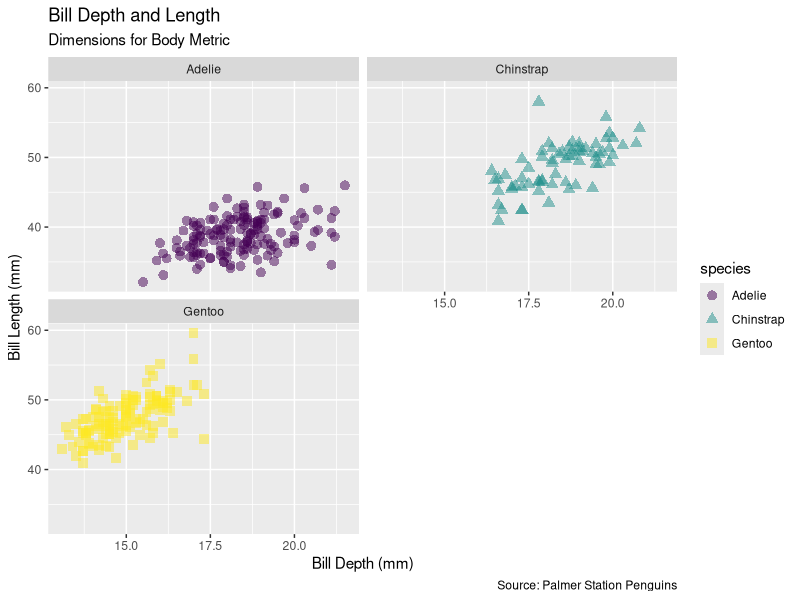

R code for this plot:
#learn how to use ggplot

#Created by Ray on 20220208
#### Week 3 BIOL551 lab
library(tidyverse)
library(palmerpenguins)
glimpse(penguins)
ggplot(data=penguins,
       mapping = aes(x = bill_depth_mm, #aesthetics is NOT the actual legend
                     y=bill_length_mm, 
                     color=species,
                     shape = species, #adds shape of data points
                     size = body_mass_g,
                     alpha=flipper_length_mm #transparency level baed on flipper length
                     )) +
  #below visualizes the points so names different from data frame
  geom_point(size=3, alpha=0.5)+ #enter setting inside brackets 
  labs(title = "Bill Depth and Length",
       subtitle = "Dimensions for Body Metric",
       x = "Bill Depth (mm)", y = "Bill Length (mm)",
       color = "species",
       caption = "Source: Palmer Station Penguins")+
  scale_color_viridis_d()+ #changes for color blindness
  facet_wrap(~species, ncol = 2) #only want the first 2 columns
#facet_grid(species~sex) #faceting bisects species vs sex
#new line from desktop